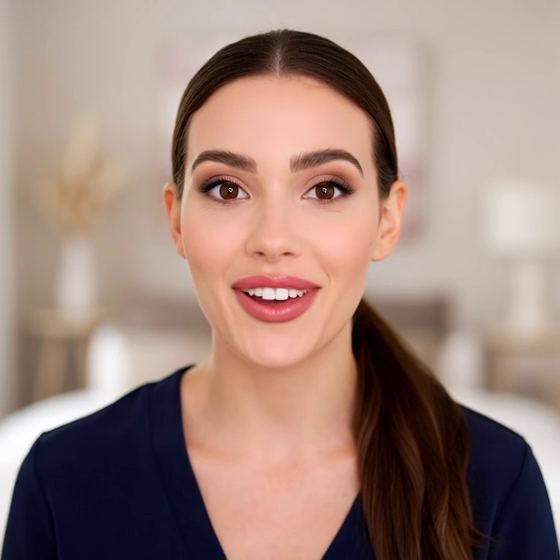
#> input picture frame 14 of video.mp4, 560 x 560 px, given in place of video4.mp4, which was not available
$ python main.py
#> lines starting #> are read from the running program, lines starting #| are printed output that depends on the picture; after the words box and inside, x2 and y2 are one past the last pixel; in counts of white or black regions, pixels touching at a corner belong together; pictures that were not available may be replaced by others from this repository, and a replacement may not be noted
import cv2
import time
from dataclasses import dataclass


@dataclass
class State:
    lastEyeTime: float
    bustedSaved: bool


def saveBusted(frame):
    timestamp = time.strftime("%Y-%m-%d %H:%M:%S")
    cv2.putText(frame, "BUSTED!", (50, 50), cv2.FONT_HERSHEY_SIMPLEX, 1.5, (0, 0, 255), 3)
    cv2.putText(frame, timestamp, (50, 100), cv2.FONT_HERSHEY_SIMPLEX, 0.7, (0, 0, 255), 2)


    filename = f"BUSTED_{int(time.time())}.jpg"
    cv2.imwrite(filename, frame)
    print(f"Snímek uložen: {filename}")
    return True


def processFaceEye(frame, gray, state, faceCascade, eyeCascade):
    faces = faceCascade.detectMultiScale(gray, scaleFactor=1.2, minNeighbors=5)
    pocetBdelich = 0

    for (x, y, w, h) in faces:
        cv2.rectangle(frame, (x, y), (x + w, y + h), (0, 255, 0), 2)

        roiHalfH = int(h / 2)
        roiGray = gray[y:y + roiHalfH, x:x + w]
        roiColor = frame[y:y + roiHalfH, x:x + w]

        minEyeSize = (int(w / 10), int(h / 10))

        eyes = eyeCascade.detectMultiScale(
            roiGray,
            scaleFactor=1.1,
            minNeighbors=12,
            minSize=minEyeSize
        )

        if len(eyes) > 0:
            state.lastEyeTime = time.time()
            state.bustedSaved = False

            for (ex, ey, ew, eh) in eyes:
                cv2.rectangle(roiColor, (ex, ey), (ex + ew, ey + eh), (0, 165, 255), 2)

        timeSinceEyes = time.time() - state.lastEyeTime
        pocetBdelich += 1
        print(f"Nevidím oči: {timeSinceEyes:.1f} sekund")


        if timeSinceEyes > 5 and not state.bustedSaved:
            state.bustedSaved = saveBusted(frame)
            pocetBdelich -= 1


    cv2.putText(frame, "Pocet bdelych: " + str(pocetBdelich), (100, 600), cv2.FONT_HERSHEY_SIMPLEX, 1.5, (0, 0, 255), 3)
    return frame, state


def main(videoPath="video.mp4"):
#> called with videoPath = 'video4.mp4'
    cap = cv2.VideoCapture(videoPath)
    faceCascade = cv2.CascadeClassifier(cv2.data.haarcascades + "haarcascade_frontalface_default.xml")
    eyeCascade = cv2.CascadeClassifier(cv2.data.haarcascades + "haarcascade_eye.xml")

    state = State(lastEyeTime=time.time(), bustedSaved=False)

    while True:
        ret, frame = cap.read()
#> frame is the input picture: shape (560, 560, 3); mean B, G, R 123.5, 133, 158.6

        if not ret:
            print("Konec videa nebo nelze načíst kameru.")
            break

        gray = cv2.cvtColor(frame, cv2.COLOR_BGR2GRAY)
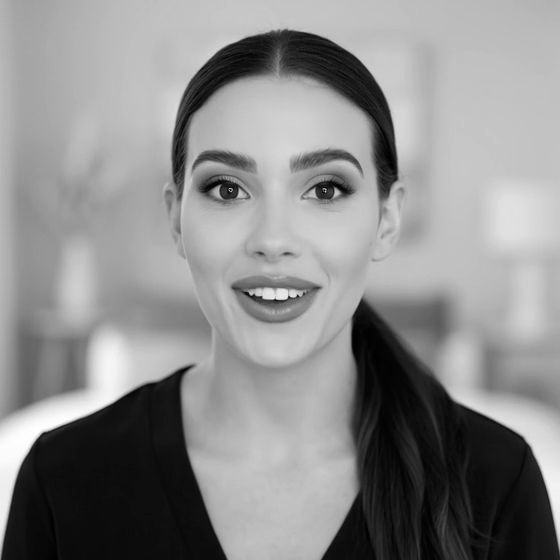
#> gray: shape (560, 560); min 0, max 255, mean 139.5

        frame, state = processFaceEye(frame, gray, state, faceCascade, eyeCascade)
#> in processFaceEye, `faces = faceCascade.detectMultiScale(gray, scaleFactor=1.2, minNeighbo..`: faces = [[133, 75, 289, 289]]
#> the loop in processFaceEye, `for (x, y, w, h) in faces:` made 1 pass
#> (x, y, w, h, roiHalfH, minEyeSize, eyes, state.bustedSaved) on pass 1: (133, 75, 289, 289, 144, (28, 28), [[170, 89, 49, 49], [62, 88, 50, 50]], False)
#| Nevidím oči: 0.0 sekund
#> pass 1, in processFaceEye, `roiGray = gray[y:y + roiHalfH, x:x + w]`:
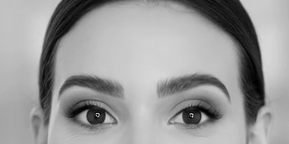
#> roiGray: shape (144, 289); min 1, max 216, mean 154.4
#> pass 1, in processFaceEye, `roiColor = frame[y:y + roiHalfH, x:x + w]`:
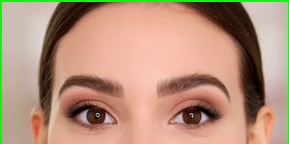
#> roiColor: shape (144, 289, 3); mean B, G, R 123.8, 146.7, 182.1
#> after the loop in processFaceEye, `for (x, y, w, h) in faces:`:
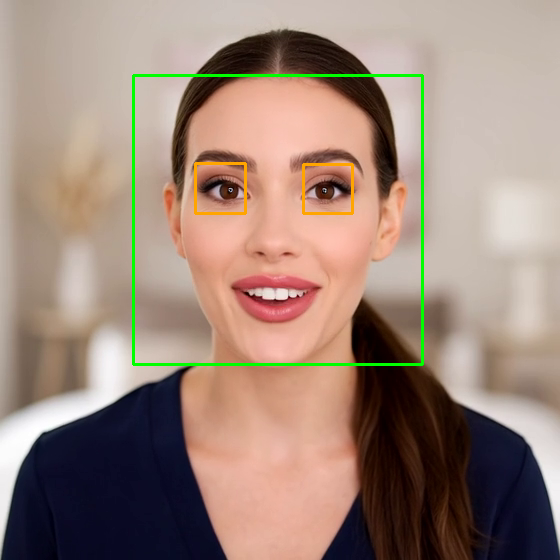
#> frame: shape (560, 560, 3); 1.48% of pixels changed, all inside (x1, y1, x2, y2) = (132, 74, 424, 366)
#> after the loop in processFaceEye, `for (x, y, w, h) in faces:`:
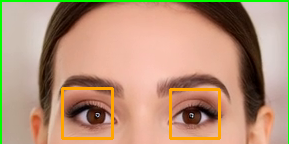
#> roiColor: shape (144, 289, 3); 2.84% of pixels changed, all inside (x1, y1, x2, y2) = (61, 87, 221, 140)
#> after the loop in processFaceEye, `for (x, y, w, h) in faces:`: pocetBdelich = 1

        cv2.imshow("Okno", frame)

        if cv2.waitKey(1) & 0xFF == ord('q'):
#> (key q is pressed here)
            break

    cap.release()
    cv2.destroyAllWindows()

    return 0


if __name__ == '__main__':
    print("Starting the program...")
   # main(0)  # Pro webkameru
    main("video4.mp4")

$ run again, starting later in the video
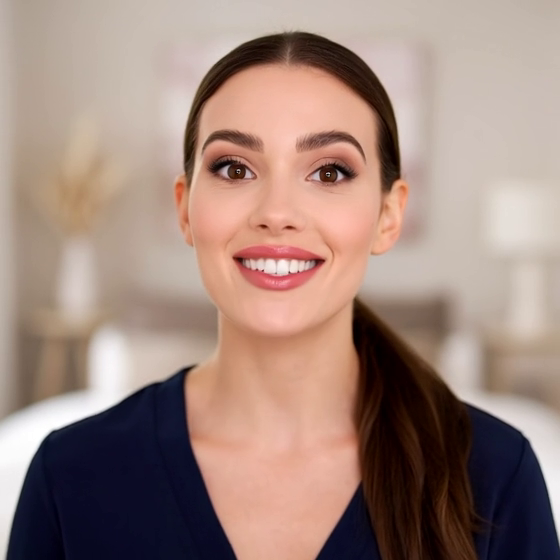
#> input picture frame 65 of video.mp4, 560 x 560 px, given in place of video4.mp4, which was not available
#> in main, frame is the input picture: shape (560, 560, 3); mean B, G, R 125, 134.4, 159.5
#> in main, `gray = cv2.cvtColor(frame, cv2.COLOR_BGR2GRAY)`:
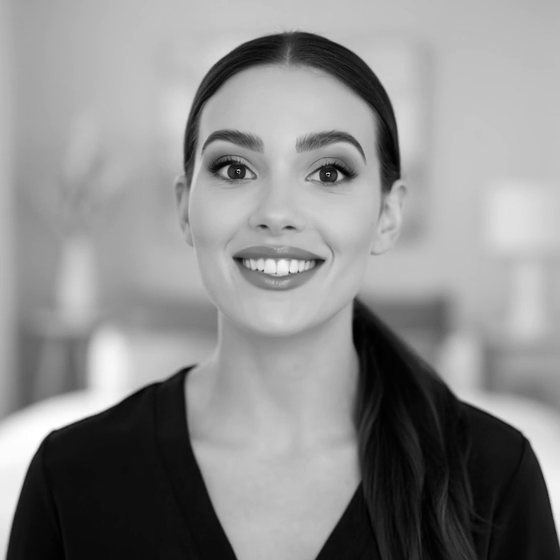
#> gray: shape (560, 560); min 0, max 255, mean 140.8
#> faces = [[149, 66, 263, 263]]
#> the loop in processFaceEye, `for (x, y, w, h) in faces:` made 1 pass
#> (x, y, w, h, roiHalfH, minEyeSize, eyes, state.bustedSaved) on pass 1: (149, 66, 263, 263, 131, (26, 26), [[54, 78, 48, 48], [162, 84, 43, 43]], False)
#> (printed output is left out)
#> after the loop in processFaceEye, `for (x, y, w, h) in faces:`:
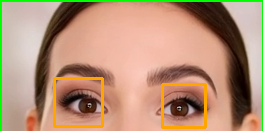
#> roiColor: shape (131, 263, 3); mean B, G, R 118.1, 146, 182.4
#> after the loop in processFaceEye, `for (x, y, w, h) in faces:`: pocetBdelich = 1

$ run again, starting later in the video
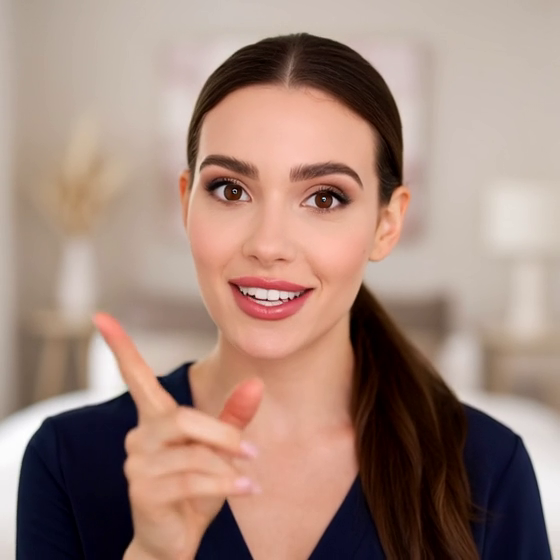
#> input picture frame 116 of video.mp4, 560 x 560 px, given in place of video4.mp4, which was not available
#> in main, frame is the input picture: shape (560, 560, 3); mean B, G, R 123.7, 134.9, 162.1
#> in main, `gray = cv2.cvtColor(frame, cv2.COLOR_BGR2GRAY)`:
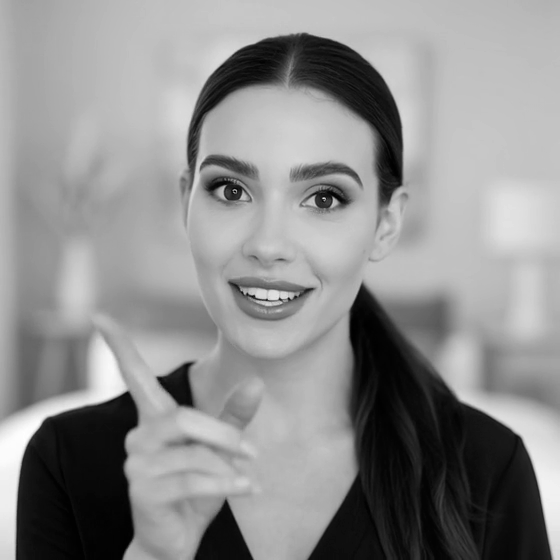
#> gray: shape (560, 560); min 0, max 255, mean 141.6
#> faces = [[147, 91, 261, 261]]
#> the loop in processFaceEye, `for (x, y, w, h) in faces:` made 1 pass
#> (x, y, w, h, roiHalfH, minEyeSize, eyes, state.bustedSaved) on pass 1: (147, 91, 261, 261, 130, (26, 26), [[53, 73, 51, 51], [159, 86, 41, 41]], False)
#> (printed output is left out)
#> after the loop in processFaceEye, `for (x, y, w, h) in faces:`:
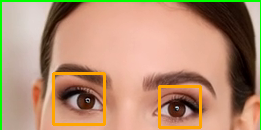
#> roiColor: shape (130, 261, 3); mean B, G, R 115.2, 144.1, 181.8
#> after the loop in processFaceEye, `for (x, y, w, h) in faces:`: pocetBdelich = 1
